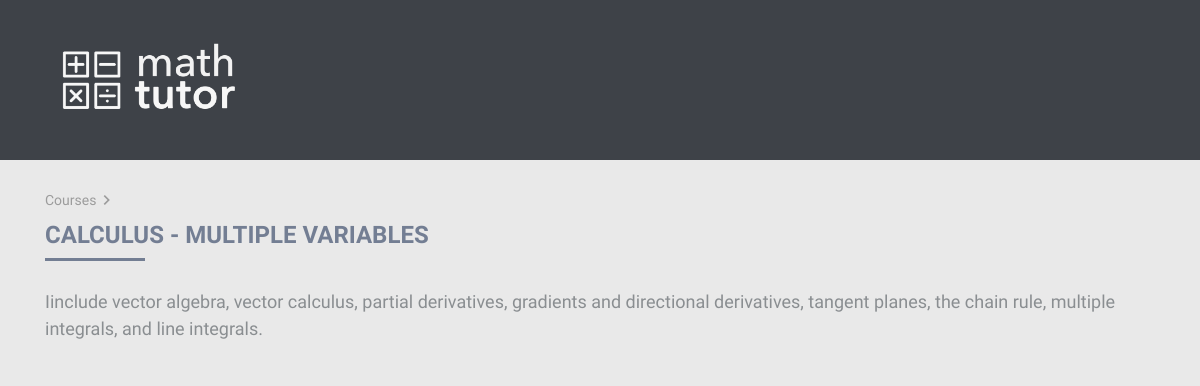
Before: /course/2 with the older database file.
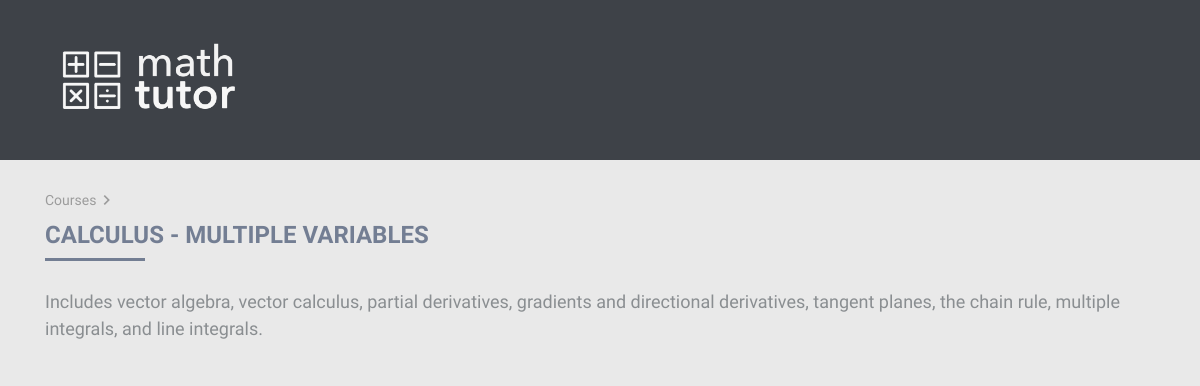
After: the same page with the newer database file.
### main/models.py (models this page shows, shortened)
class Course(models.Model):
	course_name = models.CharField(max_length=200)
	course_desc = models.CharField(max_length=200)
	course_color = models.CharField(max_length=200)
	course_active = models.BooleanField(default = False)

### main/views.py (the view)
# urls.py: url(r'^course/(?P<course_id>[0-9])$', views.course, name='course'),
def course(request, course_id):
    course = get_object_or_404(Course, pk=course_id)
    return render(request, 'course.html', {
        'course': course,
        'progressRange': range(0, 100),
    })

### main/templates/course.html (shortened to what this page needs)
{% extends "header.html" %}
{% block content %}
  {% load staticfiles %}
  <span class="path">
  <a href="/">Courses</a><i class="material-icons">keyboard_arrow_right</i>
  </span>
  <h3>{{ course.course_name }}</h3>
  <hr>
  <br>
  <p>
  {{ course.course_desc }}
  </p>
{% endblock %}

Changed rows visible on the page:
changed Course "CALCULUS - MULTIPLE VARIABLES": course_desc "Iinclude vector algebra, vector calculus,…" → "Includes vector algebra, vector calculus,…"
